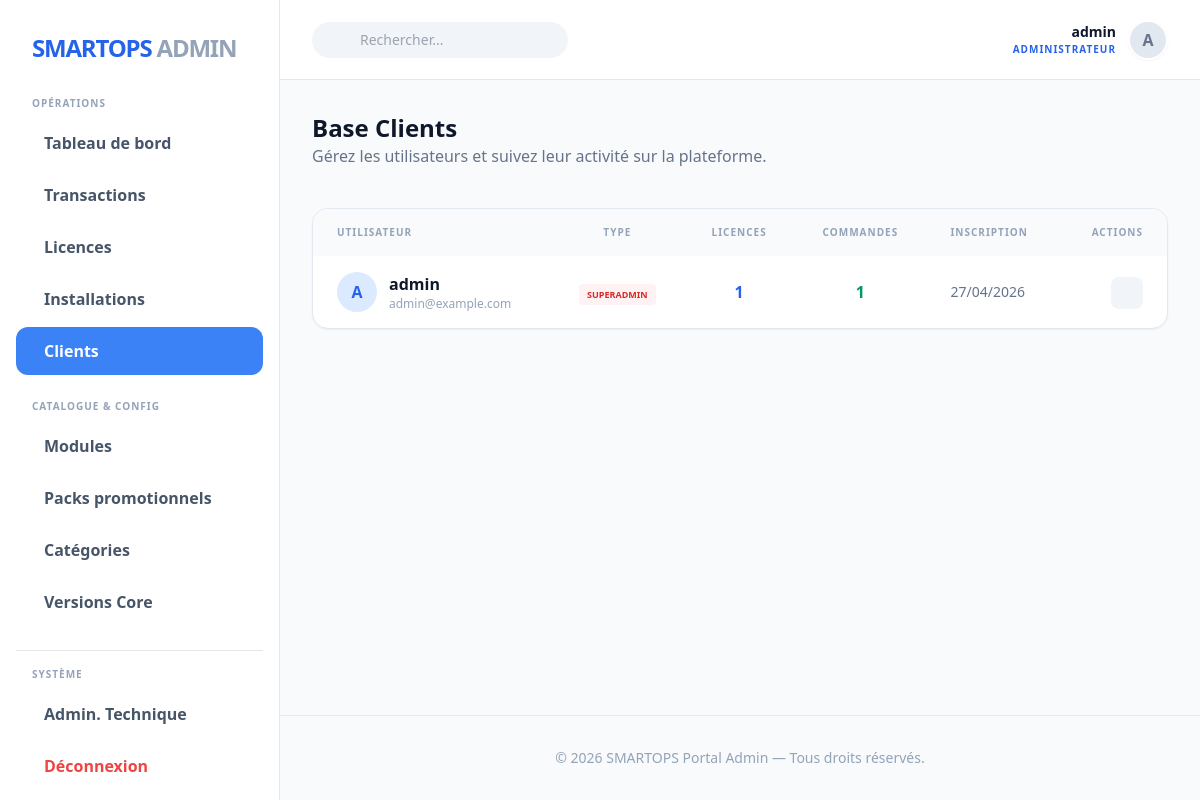
The page /fr/backoffice/users/ (signed in) on the database its author committed.
### users/models.py (models this page shows, shortened)
class User(AbstractUser):
    LANGUAGES = [
        ('fr', 'Français'),
        ('en', 'English'),
    ]
    language_preference = models.CharField(
        max_length=5,
        choices=LANGUAGES,
        default='fr',
        verbose_name="Langue préférée"
    )
    is_client = models.BooleanField(
        default=True,
        verbose_name="Est un client"
    )

### backoffice/views.py (the view)
# urls.py: path('users/', views.user_list, name='user_list'),
@user_passes_test(is_admin)
def user_list(request):
    users = User.objects.all().annotate(
        license_count=Count('licenses', distinct=True),
        order_count=Count('orders', distinct=True)
    ).order_by('-date_joined')
    return render(request, 'backoffice/user_list.html', {
        'users': users,
        'admin_name': request.user.username
    })

### backoffice/views.py (called while the page is built)
def is_admin(user):
    return user.is_superuser

### templates/backoffice/user_list.html (shortened to what this page needs)
{% extends "backoffice/base_backoffice.html" %}
{% block content %}
<div class="mb-10 flex justify-between items-center">
    <div>
        <h2 class="text-2xl font-black text-slate-900">Base Clients</h2>
        <p class="text-slate-500">Gérez les utilisateurs et suivez leur activité sur la plateforme.</p>
    </div>
</div>
<div class="bg-white rounded-2xl border border-slate-200 shadow-sm overflow-hidden">
    <div class="overflow-x-auto">
        <table class="w-full text-left">
            <thead>
                <tr class="bg-slate-50 text-[10px] uppercase tracking-widest text-slate-400 font-black">
                    <th class="px-6 py-4">Utilisateur</th>
                    <th class="px-6 py-4 text-center">Type</th>
                    <th class="px-6 py-4 text-center">Licences</th>
                    <th class="px-6 py-4 text-center">Commandes</th>
                    <th class="px-6 py-4">Inscription</th>
                    <th class="px-6 py-4 text-right">Actions</th>
                </tr>
            </thead>
            <tbody class="divide-y divide-slate-100">
                {% for u in users %}
                <tr class="hover:bg-slate-50 transition">
                    <td class="px-6 py-4">
                        <div class="flex items-center gap-3">
                            <div class="h-10 w-10 rounded-full bg-blue-100 text-blue-600 flex items-center justify-center font-bold">
                                {{ u.username|slice:":1"|upper }}
                            </div>
                            <div>
                                <a href="{% url 'backoffice:user_detail' u.id %}" class="font-bold text-slate-900 hover:text-blue-600 transition">{{ u.username }}</a>
                                <p class="text-xs text-slate-400">{{ u.email }}</p>
                            </div>
                        </div>
                    </td>
                    <td class="px-6 py-4 text-center">
                        {% if u.is_superuser %}
                            <span class="px-2 py-1 bg-red-50 text-red-600 rounded text-[9px] font-black uppercase">Superadmin</span>
                        {% elif u.is_staff %}
                            <span class="px-2 py-1 bg-orange-50 text-orange-600 rounded text-[9px] font-black uppercase">Staff</span>
                        {% else %}
                            <span class="px-2 py-1 bg-blue-50 text-blue-600 rounded text-[9px] font-black uppercase">Client</span>
                        {% endif %}
                    </td>
                    <td class="px-6 py-4 text-center">
                        <span class="font-bold {% if u.license_count > 0 %}text-blue-600{% else %}text-slate-300{% endif %}">
                            {{ u.license_count }}
                        </span>
                    </td>
                    <td class="px-6 py-4 text-center">
                        <span class="font-bold {% if u.order_count > 0 %}text-emerald-600{% else %}text-slate-300{% endif %}">
                            {{ u.order_count }}
                        </span>
                    </td>
                    <td class="px-6 py-4 text-slate-500 text-sm">
                        {{ u.date_joined|date:"d/m/Y" }}
                    </td>
                    <td class="px-6 py-4 text-right space-x-1">
                        <a href="{% url 'backoffice:user_edit' u.id %}" class="inline-flex h-8 w-8 rounded-lg bg-slate-100 text-slate-500 hover:bg-blue-600 hover:text-white transition items-center justify-center" title="Modifier le client">
                        </a>
                    </td>
                </tr>
                {% endfor %}
            </tbody>
        </table>
    </div>
</div>
{% endblock %}

### templates/backoffice/base_backoffice.html (shortened to what this page needs)
{% load static i18n %}
<!DOCTYPE html>
<html lang="fr">
<head>
    <script src="https://cdn.tailwindcss.com"></script>
    <link rel="stylesheet" href="https://maxst.icons8.com/vue-static/landings/line-awesome/line-awesome/1.3.0/css/line-awesome.min.css">
</head>
<body class="bg-slate-50 text-slate-900 font-sans">
    <div class="flex">
        <aside class="dashboard-sidebar h-screen sticky top-0 bg-white border-r border-slate-200 overflow-y-auto">
            <div class="p-8">
                <a href="{% url 'backoffice:index' %}" class="flex items-center gap-3">
                    <span class="text-2xl font-black text-blue-600 tracking-tighter">SMARTOPS <span class="text-slate-400">ADMIN</span></span>
                </a>
            </div>
            <nav class="px-4 pb-4">
                <div class="px-4 mb-2 text-[10px] uppercase tracking-widest text-slate-400 font-black">Opérations</div>
                <ul class="space-y-1 mb-6">
                    <li>
                        <a href="{% url 'backoffice:index' %}" class="flex items-center gap-3 px-4 py-3 text-slate-600 rounded-xl hover:bg-blue-50 hover:text-blue-600 transition group ">
                            <span class="font-bold">Tableau de bord</span>
                        </a>
                    </li>
                    <li>
                        <a href="{% url 'backoffice:order_list' %}" class="flex items-center gap-3 px-4 py-3 text-slate-600 rounded-xl hover:bg-blue-50 hover:text-blue-600 transition ">
                            <span class="font-bold">Transactions</span>
                        </a>
                    </li>
                    <li>
                        <a href="{% url 'backoffice:license_list' %}" class="flex items-center gap-3 px-4 py-3 text-slate-600 rounded-xl hover:bg-blue-50 hover:text-blue-600 transition ">
                            <span class="font-bold">Licences</span>
                        </a>
                    </li>
                    <li>
                        <a href="{% url 'backoffice:installation_list' %}" class="flex items-center gap-3 px-4 py-3 text-slate-600 rounded-xl hover:bg-blue-50 hover:text-blue-600 transition ">
                            <span class="font-bold">Installations</span>
                        </a>
                    </li>
                    <li>
                        <a href="{% url 'backoffice:user_list' %}" class="flex items-center gap-3 px-4 py-3 text-slate-600 rounded-xl hover:bg-blue-50 hover:text-blue-600 transition {% if request.resolver_match.url_name == 'user_list' %}sidebar-active{% endif %}">
                            <span class="font-bold">Clients</span>
                        </a>
                    </li>
                </ul>
                <div class="px-4 mb-2 text-[10px] uppercase tracking-widest text-slate-400 font-black">Catalogue & Config</div>
                <ul class="space-y-1 mb-6">
                    <li>
                        <a href="{% url 'backoffice:module_list' %}" class="flex items-center gap-3 px-4 py-3 text-slate-600 rounded-xl hover:bg-blue-50 hover:text-blue-600 transition ">
                            <span class="font-bold">Modules</span>
                        </a>
                    </li>
                    <li>
                        <a href="{% url 'backoffice:bundle_list' %}" class="flex items-center gap-3 px-4 py-3 text-slate-600 rounded-xl hover:bg-blue-50 hover:text-blue-600 transition ">
                            <span class="font-bold">Packs promotionnels</span>
                        </a>
                    </li>
                    <li>
                        <a href="{% url 'backoffice:category_list' %}" class="flex items-center gap-3 px-4 py-3 text-slate-600 rounded-xl hover:bg-blue-50 hover:text-blue-600 transition ">
                            <span class="font-bold">Catégories</span>
                        </a>
                    </li>
                    <li>
                        <a href="{% url 'backoffice:core_version_list' %}" class="flex items-center gap-3 px-4 py-3 text-slate-600 rounded-xl hover:bg-blue-50 hover:text-blue-600 transition ">
                            <span class="font-bold">Versions Core</span>
                        </a>
                    </li>
                </ul>
                <div class="px-4 mb-2 text-[10px] uppercase tracking-widest text-slate-400 font-black border-t pt-4">Système</div>
                <ul class="space-y-1">
                    <li>
                        <a href="/django-admin/" target="_blank" class="flex items-center gap-3 px-4 py-3 text-slate-600 rounded-xl hover:bg-blue-50 hover:text-blue-600 transition">
                            <span class="font-bold">Admin. Technique</span>
                        </a>
                    </li>
                    <li>
                        <a href="{% url 'account_logout' %}" class="flex items-center gap-3 px-4 py-3 text-red-500 rounded-xl hover:bg-red-50 transition">
                            <span class="font-bold">Déconnexion</span>
                        </a>
                    </li>
                </ul>
            </nav>
        </aside>
        <main class="dashboard-body flex flex-col">
            <header class="h-20 bg-white border-b border-slate-200 px-8 flex items-center justify-between">
                <div class="flex items-center gap-4">
                    <div class="relative hidden md:block">
                        <input type="text" placeholder="Rechercher..." class="pl-12 pr-4 py-2 bg-slate-100 border-none rounded-full text-sm focus:ring-2 focus:ring-blue-500 w-64 transition">
                    </div>
                </div>
                <div class="flex items-center gap-6">
                    <div class="flex items-center gap-3">
                        <div class="text-right">
                            <p class="text-sm font-bold text-slate-900">{{ admin_name }}</p>
                            <p class="text-[10px] font-bold text-blue-600 uppercase tracking-widest">Administrateur</p>
                        </div>
                        <div class="h-10 w-10 rounded-full bg-slate-200 flex items-center justify-center text-slate-500 font-bold border-2 border-white shadow-sm">
                            {{ admin_name|slice:":1"|upper }}
                        </div>
                    </div>
                </div>
            </header>
            <div class="p-8">
                {% block content %}{% endblock %}
            </div>
            <footer class="mt-auto p-8 border-t border-slate-200 text-sm text-slate-400 text-center">
                &copy; 2026 SMARTOPS Portal Admin — Tous droits réservés.
            </footer>
        </main>
    </div>
</body>
</html>

### templates/backoffice/base_backoffice.html (style rules this page uses)
.sidebar-active { background: #3b82f6; color: white !important; }
.dashboard-sidebar { width: 280px; transition: all 0.3s; }
.dashboard-body { flex: 1; min-height: 100vh; background: #f8fafc; }

### rows shown on the page
User: username "admin", username "A", email "admin@example.com", is_superuser "SUPERADMIN", license_count "1", order_count "1", date_joined "27/04/2026"
